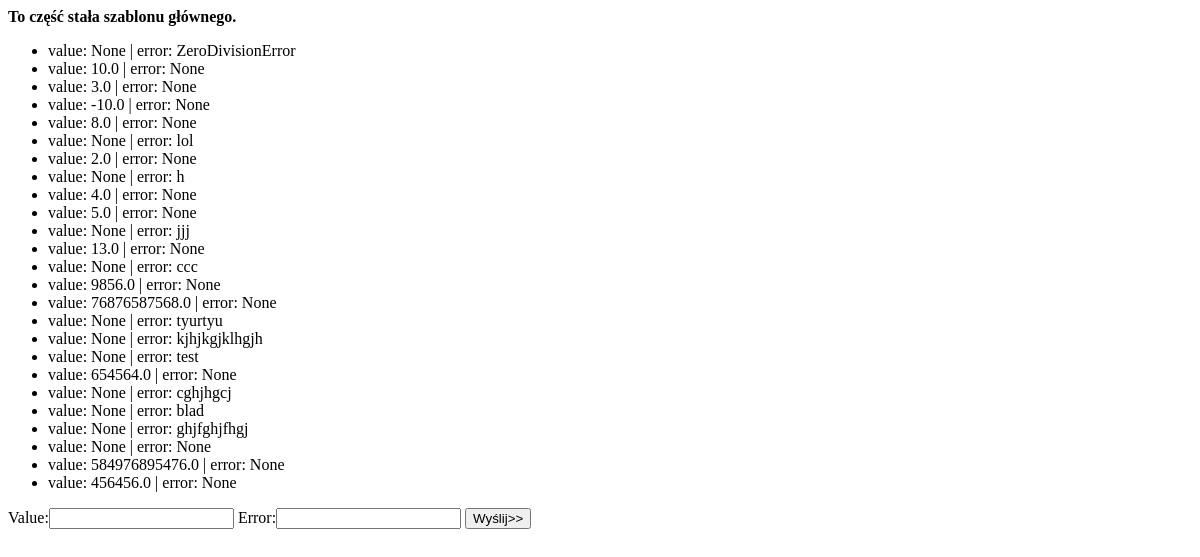
/maths/results/, run on an earlier commit of the app's database.
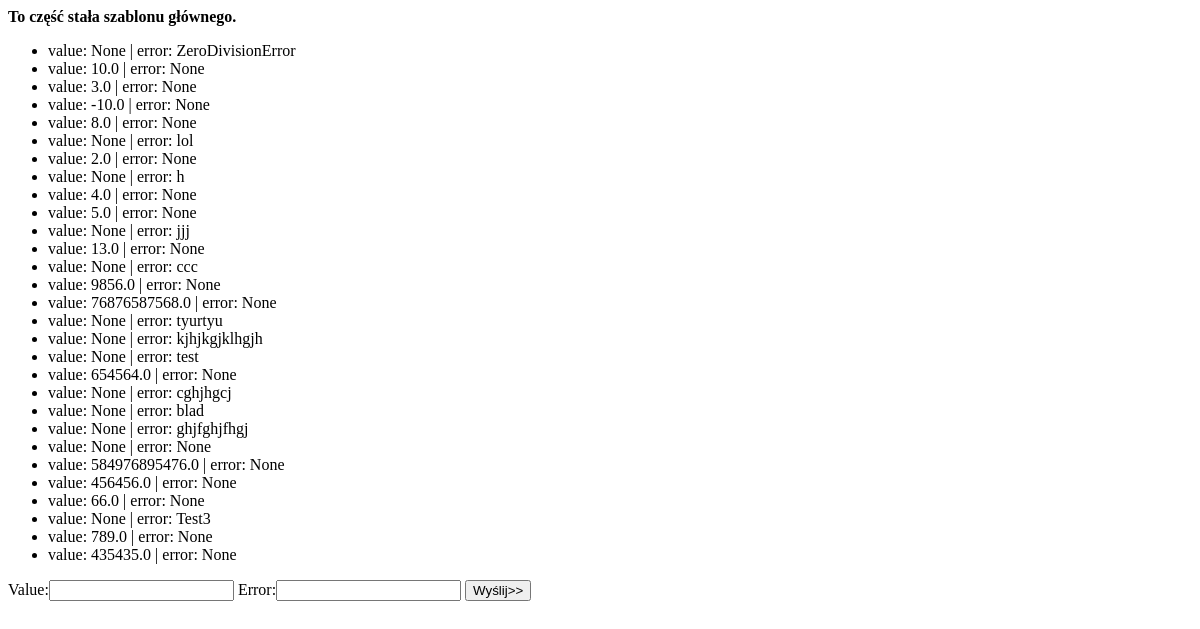
And on a later commit of the database.
### maths/models.py (models this page shows)
class Result(models.Model):
    value = models.FloatField(blank=True, null=True, unique=True)
    error = models.CharField(
        max_length=255,
        null=True,
        blank=True,
        unique=True
    )
    def __str__(self):
        return f"value: {self.value} | error: {self.error}"

### maths/views.py (the view, shortened to what this page needs)
# urls.py: path('results/', results_list, name="results"),
def results_list(request):
    form = ResultForm()
    results = Result.objects.all()
    return render(
        request=request,
        template_name="maths/results.html",
        context={
            "results": results,
            "form": form
        }
    )

### maths/forms.py (shortened to what this page needs)
class ResultForm(forms.ModelForm):
    class Meta:
        model = Result
        fields = "__all__"

### maths/templates/maths/results.html (shortened to what this page needs)
{% extends "maths/main.html" %}
{% block content %}
    <ul>
        {% for r in results %}
            <li>{{ r }}</li>
        {% endfor %}
    </ul>
    <form method="post">
        {{ form.as_table }}
        <input type="submit" value="Wyślij>>">
    </form>
{% endblock %}

What changed in the data, as far as the page shows it:
added Result: value+error "value: 66.0 | error: None"
added Result: value+error "value: None | error: Test3"
added Result: value+error "value: 789.0 | error: None"
added Result: value+error "value: 435435.0 | error: None"
